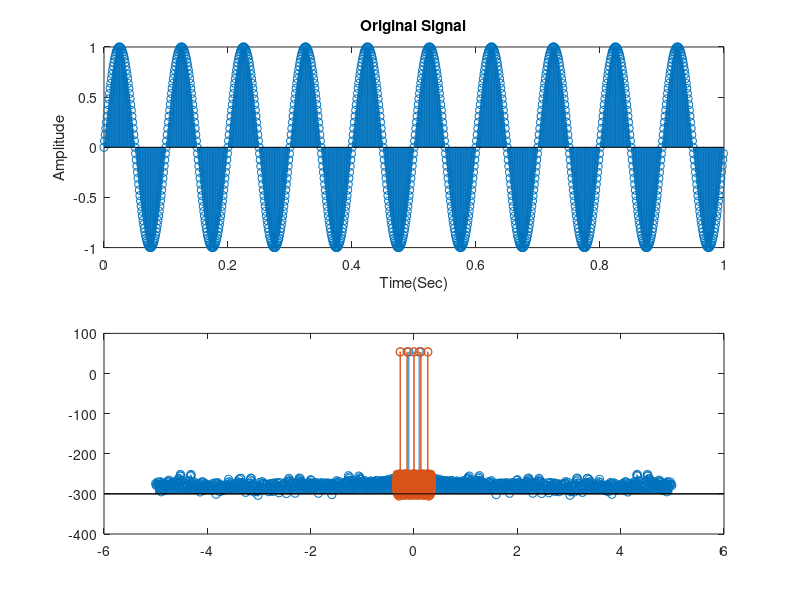

The MATLAB script that drew this image:
close all;
clear all;

% sine1 = dsp.SineWave(1,10);
% sine1.SamplesPerFrame = 1000;
% N = 1000;
n = 0:0.001:1 - 0.001;
x = sin(2 * pi * 10 * n);
plot(x);
plot(n, x);

% x = x';

% plot(x)

% n=input('Enter length of input sequence:');

l=input('Enter up-sampling factor:');

% m=0:n-1; %making a vector m from the lenght of input sequence
% a=input('Enter Slope of Ramp Signal:');
% x = (0:n-1)*a; % for generating ramp signal x with a slope of a
% %replace your own signal/sequence with the variable x

% figure(1)
% plot(m, x);
% xlabel('Time N');
% ylabel('Amplitude');
% title('Input Signal');

y = zeros(1, l*length(x));
y([1:l:length(y)]) = x;

% nm=0:length(y)-1;
% figure,stem(nm,y); %Upsampled version of signal
% xlabel('Time N');
% ylabel('Amplitude');
% title('Up-Sampled Output of Sign al');
subplot(2, 1, 1);
stem(n, x);
title('Original Signal');
xlabel('Time(Sec)');
ylabel('Amplitude');

subplot(2, 1, 2);
stem(n, y(1:length(x)));
title('Upsampled Signal');
xlabel('Time(Sec)');
ylabel('Amplitude');



X = fft(x);
Ts = 0.1;
fs = 1/Ts;
deltaF = fs/length(x); % frequency increment
fvec = - fs/2 : deltaF : fs/2 - deltaF; % frequency vector
stem(fvec, fftshift(20*log10(abs(X))), 'BaseValue', -300); 
hold on

Y = fft(y);
Ts1 = 1.5;
fs1 = 1/Ts1;
deltaF1 = fs1/length(y); % frequency increment
fvec1 = - fs1/2 : deltaF1 : fs1/2 - deltaF1; % frequency vector
stem(fvec1, fftshift(20*log10(abs(Y))), 'BaseValue', -300); 
hold on



% xi=x;
% yi = interp(xi,l);
% nn=0:length(yi)-1;
% figure,stem(nn,yi); %interpolation output
% xlabel('Time N');
% ylabel('Amplitude');
% title('Interpolator Output');